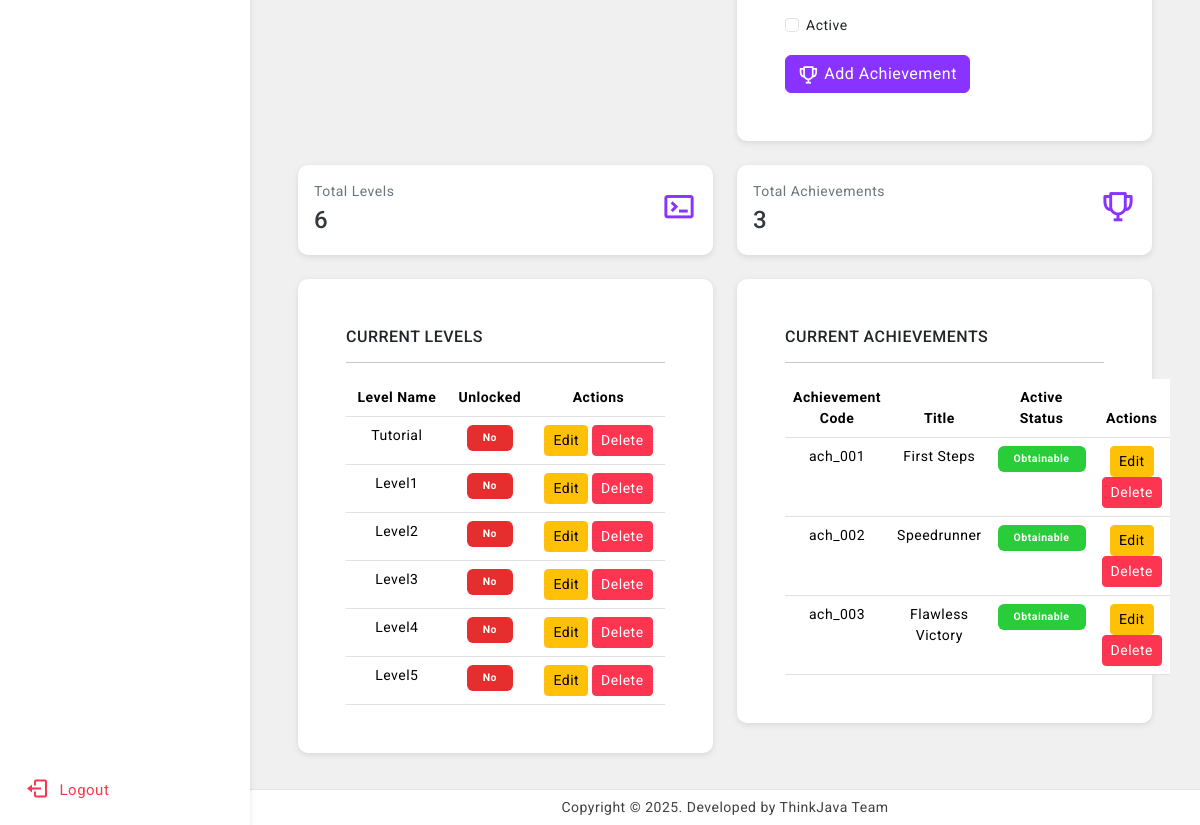
/dashboard/ (signed in, lower part), run on an earlier commit of the app's database.
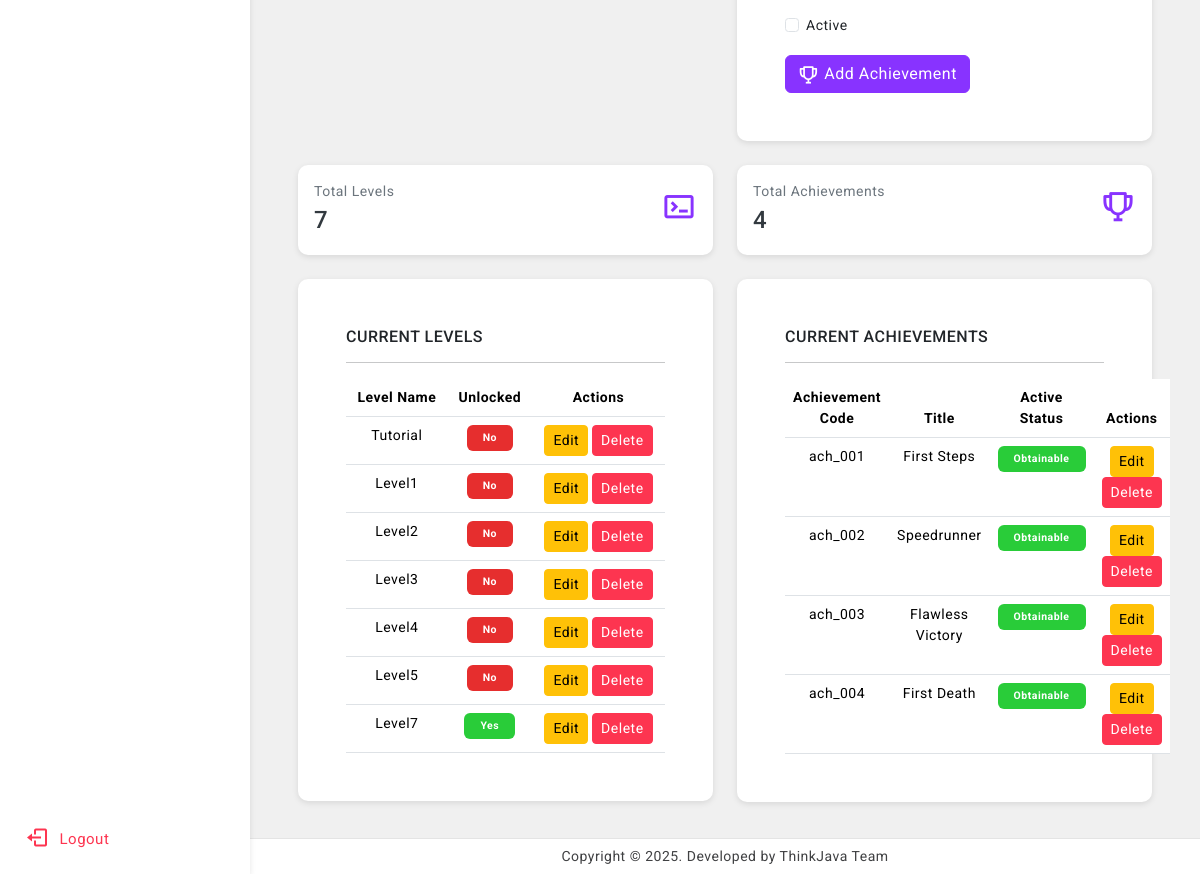
And on a later commit of the database.
### GameProgress/models/level_definition.py (models this page shows, shortened)
class LevelDefinition(models.Model):
    name = models.CharField(max_length=100, unique=True)
    unlocked = models.BooleanField(default=False)

### GameProgress/models/achievement_definition.py (models this page shows, shortened)
class AchievementDefinition(models.Model):
    code = models.CharField(max_length=100, unique=True)
    title = models.CharField(max_length=200)
    description = models.TextField()
    is_active = models.BooleanField(default=True)  # ✅ This is the only control you need

### StudentManagementSystem/views/admin/dashboard_admin.py (the view)
def admin_dashboard(request):
    admin_id = request.session.get('user_id')
    if not admin_id:
        return redirect('unified_login')
    sections_by_department = {}
    for section in Section.objects.select_related('department', 'year_level').all():
        dept_id = section.department.id
        if dept_id not in sections_by_department:
            sections_by_department[dept_id] = []
        sections_by_department[dept_id].append({
            'id': section.id,
            'letter': section.letter
        })
    context = generate_dashboard_context(admin_id, '')
    return render(request, 'admin/dashboard.html', context)

### GameProgress/services/ranking.py (called while the page is built)
def get_section_rankings(sort_order="desc", limit=5):
    students = Student.objects.all()
    section_groups = defaultdict(list)
    for student in students:
        full_section = getattr(student, "full_section", "N/A")
        student_performance = get_student_performance(student)
        student_score = student_performance["score"]
        section_groups[full_section].append(student_score)
    section_averages = []
    for section, scores in section_groups.items():
        average_score = sum(scores) / len(scores) if scores else 0
        section_averages.append({
            "section": section,
            "average_score": average_score
        })
    reverse = sort_order == "desc"
    section_averages.sort(key=lambda x: x["average_score"], reverse=reverse)
    return section_averages[:limit]

### StudentManagementSystem/models/student.py (called while the page is built)
    @property
    def full_section(self):
        if self.section:
            return f"{self.section.department.name}{self.section.year_level.year}{self.section.letter}"
        return "N/A"

### StudentManagementSystem/views/admin/dashboard_admin.py (called while the page is built)
def count_students(department_id=None):
    if department_id:
        return Student.objects.filter(section__department_id=department_id).count()
    return Student.objects.count()

### StudentManagementSystem/templates/admin/dashboard.html (shortened to what this page needs)
{% extends 'base.html' %}
{% load static %}
{% block sidebar %}{% include 'sidebar.html' %} {% endblock %}
{% block content %}
    <div class="page-wrapper">
        {% include 'admin/stats.html' %}
    </div>
{% endblock %}
{% block footer %}
    {% include 'footer.html' %}
{% endblock %}

### StudentManagementSystem/templates/admin/add_progress.html (shortened to what the changed rows need)
<div class="col-6">
    <div class="card radius-10">
        <div class="card-body">
            <div class="d-flex align-items-center">
                <div>
                    <p class="mb-0 text-secondary">Total Levels</p>
                    <h4 class="my-1">{{ levels_count }}</h4>
                </div>
            </div>
        </div>
    </div>
</div>
<div class="col-6">
    <div class="card radius-10">
        <div class="card-body">
            <div class="d-flex align-items-center">
                <div>
                    <p class="mb-0 text-secondary">Total Achievements</p>
                    <h4 class="my-1">{{ achievements_count }}</h4>
                </div>
            </div>
        </div>
    </div>
</div>
<div class="col-6">
    <div class="card radius-10">
        <div class="card-body p-5">
            <table class="table mb-0 table-hover text-center">
                <thead>
                <tr>
                    <th scope="col">Level Name</th>
                    <th scope="col">Unlocked</th>
                    <th scope="col">Actions</th>
                </tr>
                </thead>
                <tbody>
                {% for level in levels %}
                    <tr>
                        <td>{{ level.name }}</td>
                        <td>
                    <span class="badge {% if level.unlocked %} bg-success bg-opacity-50 {% else %} bg-danger bg-opacity-50 {% endif %} px-3 py-2 text-white">
                        {% if level.unlocked %}
                            Yes
                        {% else %}
                            No
                        {% endif %}
                    </span>
                        </td>
                        <td>
                            <button class="btn btn-warning btn-sm">Edit</button>
                            <button class="btn btn-danger btn-sm"
                                    onclick="return confirm('Are you sure you want to delete this level?')">Delete
                            </button>
                        </td>
                    </tr>
                {% endfor %}
                </tbody>
            </table>
        </div>
    </div>
</div>
<div class="col-6">
    <div class="card radius-10">
        <div class="card-body p-5">
            <table class="table mb-0 table-hover text-center">
                <thead>
                <tr>
                    <th scope="col">Achievement Code</th>
                    <th scope="col">Title</th>
                    <th scope="col">Active Status</th>
                    <th scope="col">Actions</th>
                </tr>
                </thead>
                <tbody>
                {% for achievement in achievements %}
                    <tr>
                        <td>{{ achievement.code }}</td>
                        <td>{{ achievement.title }}</td>
                        <td>
                    <span class="badge {% if achievement.is_active %} bg-success bg-opacity-50 {% else %} bg-danger bg-opacity-50{% endif %} px-3 py-2 text-white">
                        {% if achievement.is_active %}
                            Obtainable
                        {% else %}
                            Unobtainable
                        {% endif %}
                    </span>
                        </td>
                        <td>
                            <button class="btn btn-warning btn-sm">Edit</button>
                            <button class="btn btn-danger btn-sm"
                                    onclick="return confirm('Are you sure you want to delete this achievement?')">Delete
                            </button>
                        </td>
                    </tr>
                {% endfor %}
                </tbody>
            </table>
        </div>
    </div>
</div>

What changed in the data, as far as the page shows it:
added LevelDefinition: name "Level7", shows "Yes"
added AchievementDefinition: code "ach_004", title "First Death"
Also different on the page:
{{ levels_count }}: "6" → "7"
{{ achievements_count }}: "3" → "4"
